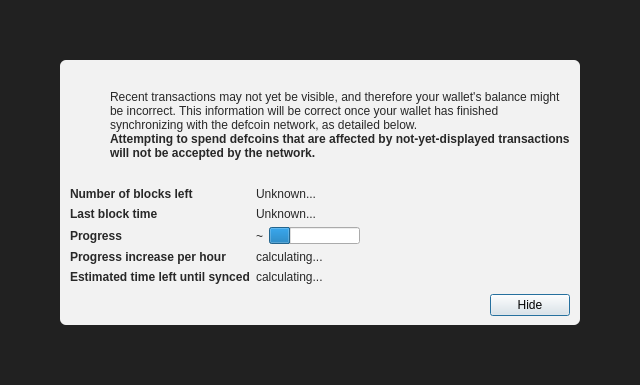
<?xml version="1.0" encoding="UTF-8"?>
<ui version="4.0">
 <class>ModalOverlay</class>
 <widget class="QWidget" name="ModalOverlay">
  <property name="geometry">
   <rect>
    <x>0</x>
    <y>0</y>
    <width>640</width>
    <height>385</height>
   </rect>
  </property>
  <property name="windowTitle">
   <string>Form</string>
  </property>
  <layout class="QVBoxLayout" name="verticalLayout" stretch="0">
   <property name="sizeConstraint">
    <enum>QLayout::SetDefaultConstraint</enum>
   </property>
   <property name="leftMargin">
    <number>0</number>
   </property>
   <property name="topMargin">
    <number>0</number>
   </property>
   <property name="rightMargin">
    <number>0</number>
   </property>
   <property name="bottomMargin">
    <number>0</number>
   </property>
   <item>
    <widget class="QWidget" name="bgWidget" native="true">
     <property name="styleSheet">
      <string notr="true">#bgWidget { background: rgba(0,0,0,220); }</string>
     </property>
     <layout class="QVBoxLayout" name="verticalLayoutMain" stretch="1">
      <property name="leftMargin">
       <number>60</number>
      </property>
      <property name="topMargin">
       <number>60</number>
      </property>
      <property name="rightMargin">
       <number>60</number>
      </property>
      <property name="bottomMargin">
       <number>60</number>
      </property>
      <item>
       <widget class="QWidget" name="contentWidget" native="true">
        <property name="styleSheet">
         <string notr="true">#contentWidget { background: rgba(255,255,255,240); border-radius: 6px; }

QLabel { color: rgb(40,40,40);  }</string>
        </property>
        <layout class="QVBoxLayout" name="verticalLayoutSub" stretch="1,0,0,0">
         <property name="spacing">
          <number>0</number>
         </property>
         <property name="leftMargin">
          <number>10</number>
         </property>
         <property name="topMargin">
          <number>10</number>
         </property>
         <property name="rightMargin">
          <number>10</number>
         </property>
         <property name="bottomMargin">
          <number>10</number>
         </property>
         <item>
          <layout class="QHBoxLayout" name="horizontalLayoutIconText" stretch="0,1">
           <property name="topMargin">
            <number>20</number>
           </property>
           <item>
            <layout class="QVBoxLayout" name="verticalLayoutIcon">
             <property name="leftMargin">
              <number>0</number>
             </property>
             <item>
              <widget class="QPushButton" name="warningIcon">
               <property name="enabled">
                <bool>false</bool>
               </property>
               <property name="text">
                <string/>
               </property>
               <property name="icon">
                <iconset>
                 <normaloff>:/icons/warning</normaloff>
                 <disabledoff>:/icons/warning</disabledoff>:/icons/warning</iconset>
               </property>
               <property name="iconSize">
                <size>
                 <width>48</width>
                 <height>48</height>
                </size>
               </property>
               <property name="flat">
                <bool>true</bool>
               </property>
              </widget>
             </item>
             <item>
              <spacer name="verticalSpacerWarningIcon">
               <property name="orientation">
                <enum>Qt::Vertical</enum>
               </property>
               <property name="sizeHint" stdset="0">
                <size>
                 <width>20</width>
                 <height>40</height>
                </size>
               </property>
              </spacer>
             </item>
            </layout>
           </item>
           <item>
            <layout class="QVBoxLayout" name="verticalLayoutInfoText">
             <property name="leftMargin">
              <number>0</number>
             </property>
             <property name="topMargin">
              <number>0</number>
             </property>
             <item>
              <widget class="QLabel" name="infoText">
               <property name="text">
                <string>Recent transactions may not yet be visible, and therefore your wallet's balance might be incorrect. This information will be correct once your wallet has finished synchronizing with the defcoin network, as detailed below.</string>
               </property>
               <property name="textFormat">
                <enum>Qt::RichText</enum>
               </property>
               <property name="wordWrap">
                <bool>true</bool>
               </property>
              </widget>
             </item>
             <item>
              <widget class="QLabel" name="infoTextStrong">
               <property name="font">
                <font>
                 <weight>75</weight>
                 <bold>true</bold>
                </font>
               </property>
               <property name="text">
                <string>Attempting to spend defcoins that are affected by not-yet-displayed transactions will not be accepted by the network.</string>
               </property>
               <property name="textFormat">
                <enum>Qt::RichText</enum>
               </property>
               <property name="wordWrap">
                <bool>true</bool>
               </property>
              </widget>
             </item>
             <item>
              <spacer name="verticalSpacerInTextSpace">
               <property name="orientation">
                <enum>Qt::Vertical</enum>
               </property>
               <property name="sizeHint" stdset="0">
                <size>
                 <width>20</width>
                 <height>40</height>
                </size>
               </property>
              </spacer>
             </item>
            </layout>
           </item>
          </layout>
         </item>
         <item>
          <spacer name="verticalSpacerAfterText">
           <property name="orientation">
            <enum>Qt::Vertical</enum>
           </property>
           <property name="sizeHint" stdset="0">
            <size>
             <width>20</width>
             <height>40</height>
            </size>
           </property>
          </spacer>
         </item>
         <item>
          <layout class="QFormLayout" name="formLayout">
           <property name="fieldGrowthPolicy">
            <enum>QFormLayout::FieldsStayAtSizeHint</enum>
           </property>
           <property name="horizontalSpacing">
            <number>6</number>
           </property>
           <property name="verticalSpacing">
            <number>6</number>
           </property>
           <property name="topMargin">
            <number>10</number>
           </property>
           <item row="0" column="0">
            <widget class="QLabel" name="labelNumberOfBlocksLeft">
             <property name="font">
              <font>
               <weight>75</weight>
               <bold>true</bold>
              </font>
             </property>
             <property name="text">
              <string>Number of blocks left</string>
             </property>
            </widget>
           </item>
           <item row="0" column="1">
            <widget class="QLabel" name="numberOfBlocksLeft">
             <property name="text">
              <string>Unknown...</string>
             </property>
            </widget>
           </item>
           <item row="1" column="0">
            <widget class="QLabel" name="labelLastBlockTime">
             <property name="font">
              <font>
               <weight>75</weight>
               <bold>true</bold>
              </font>
             </property>
             <property name="text">
              <string>Last block time</string>
             </property>
            </widget>
           </item>
           <item row="1" column="1">
            <widget class="QLabel" name="newestBlockDate">
             <property name="sizePolicy">
              <sizepolicy hsizetype="Maximum" vsizetype="Preferred">
               <horstretch>0</horstretch>
               <verstretch>0</verstretch>
              </sizepolicy>
             </property>
             <property name="text">
              <string>Unknown...</string>
             </property>
            </widget>
           </item>
           <item row="2" column="0">
            <widget class="QLabel" name="labelSyncDone">
             <property name="font">
              <font>
               <weight>75</weight>
               <bold>true</bold>
              </font>
             </property>
             <property name="text">
              <string>Progress</string>
             </property>
            </widget>
           </item>
           <item row="2" column="1">
            <layout class="QHBoxLayout" name="horizontalLayoutSync" stretch="0,1">
             <item>
              <widget class="QLabel" name="percentageProgress">
               <property name="text">
                <string notr="true">~</string>
               </property>
              </widget>
             </item>
             <item>
              <widget class="QProgressBar" name="progressBar">
               <property name="value">
                <number>24</number>
               </property>
               <property name="format">
                <string/>
               </property>
              </widget>
             </item>
            </layout>
           </item>
           <item row="4" column="0">
            <widget class="QLabel" name="labelProgressIncrease">
             <property name="font">
              <font>
               <weight>75</weight>
               <bold>true</bold>
              </font>
             </property>
             <property name="text">
              <string>Progress increase per hour</string>
             </property>
            </widget>
           </item>
           <item row="4" column="1">
            <widget class="QLabel" name="progressIncreasePerH">
             <property name="text">
              <string>calculating...</string>
             </property>
            </widget>
           </item>
           <item row="5" column="0">
            <widget class="QLabel" name="labelEstimatedTimeLeft">
             <property name="font">
              <font>
               <weight>75</weight>
               <bold>true</bold>
              </font>
             </property>
             <property name="text">
              <string>Estimated time left until synced</string>
             </property>
            </widget>
           </item>
           <item row="5" column="1">
            <widget class="QLabel" name="expectedTimeLeft">
             <property name="text">
              <string>calculating...</string>
             </property>
            </widget>
           </item>
          </layout>
         </item>
         <item>
          <layout class="QHBoxLayout" name="horizontalLayoutButtons">
           <property name="leftMargin">
            <number>10</number>
           </property>
           <property name="topMargin">
            <number>10</number>
           </property>
           <item>
            <spacer name="horizontalSpacer">
             <property name="orientation">
              <enum>Qt::Horizontal</enum>
             </property>
             <property name="sizeHint" stdset="0">
              <size>
               <width>40</width>
               <height>20</height>
              </size>
             </property>
            </spacer>
           </item>
           <item>
            <widget class="QPushButton" name="closeButton">
             <property name="text">
              <string>Hide</string>
             </property>
             <property name="shortcut">
              <string>Esc</string>
             </property>
             <property name="focusPolicy">
              <enum>Qt::StrongFocus</enum>
             </property>
             <property name="default">
              <bool>true</bool>
             </property>
            </widget>
           </item>
          </layout>
         </item>
        </layout>
       </widget>
      </item>
     </layout>
    </widget>
   </item>
  </layout>
 </widget>
 <resources/>
 <connections/>
</ui>
